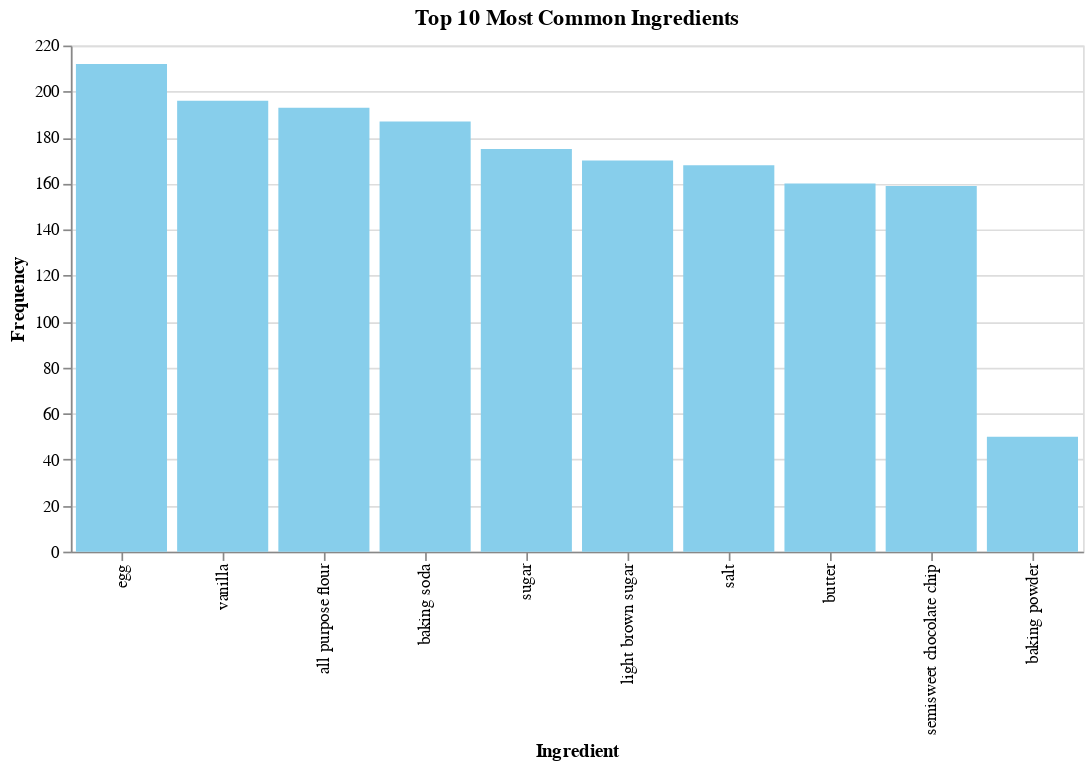

Notebook cell for this chart:
### Code cell
chart = (
    alt.Chart(top_10)
    .mark_bar(color="skyblue")
    .encode(
        x=alt.X("Ingredient:N", sort="-y", title="Ingredient"),
        y=alt.Y("Count:Q", title="Frequency"),
        tooltip=["Ingredient", "Count"]
    )
    .properties(title="Top 10 Most Common Ingredients", width=600)
)

chart.show()

### Figure 1 — Vega-Lite specification as saved in the notebook (floating-point values rounded to 4 significant figures)
{"config": {"view": {"continuousWidth": 300, "continuousHeight": 300}}, "data": {"name": "data-c93478f6e5f1a32601586e944a27e3de"}, "mark": {"type": "bar", "color": "skyblue"}, "encoding": {"tooltip": [{"field": "Ingredient", "type": "nominal"}, {"field": "Count", "type": "quantitative"}], "x": {"field": "Ingredient", "sort": "-y", "title": "Ingredient", "type": "nominal"}, "y": {"field": "Count", "title": "Frequency", "type": "quantitative"}}, "title": "Top 10 Most Common Ingredients", "width": 600, "$schema": "https://vega.github.io/schema/vega-lite/v5.20.1.json", "datasets": {"data-c93478f6e5f1a32601586e944a27e3de": [{"Ingredient": "egg", "Count": 212}, {"Ingredient": "vanilla", "Count": 196}, {"Ingredient": "all purpose flour", "Count": 193}, {"Ingredient": "baking soda", "Count": 187}, {"Ingredient": "sugar", "Count": 175}, {"Ingredient": "light brown sugar", "Count": 170}, {"Ingredient": "salt", "Count": 168}, {"Ingredient": "butter", "Count": 160}, {"Ingredient": "semisweet chocolate chip", "Count": 159}, {"Ingredient": "baking powder", "Count": 50}]}}
